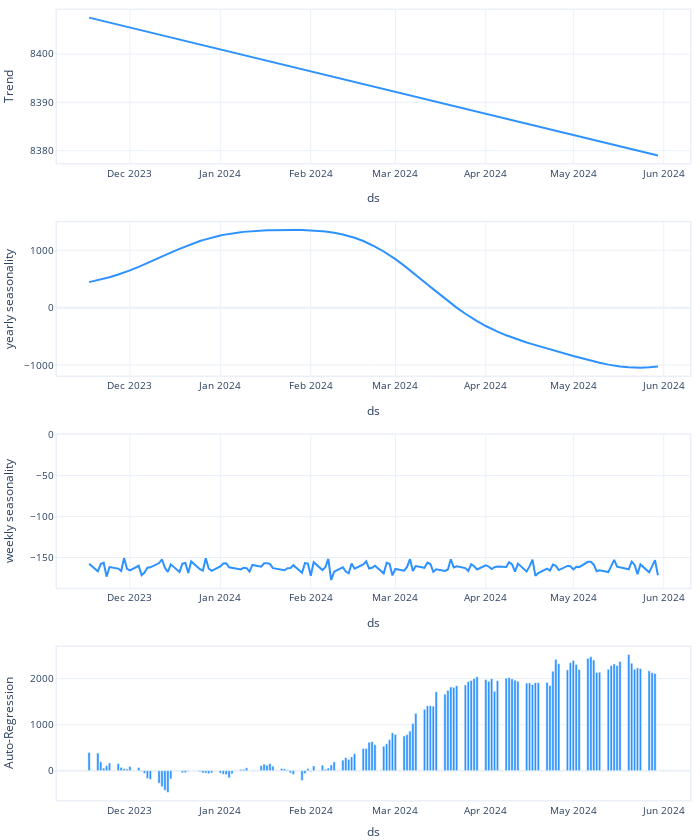

The code cell stored with this chart in its notebook:
### Code cell
np_model.plot_components(forecast2)

### Figure 1 — Plotly figure (JSON) as saved in the notebook; plotly's stock layout.template omitted (floating-point values rounded to 4 significant figures; data arrays with more than 128 entries replaced by an {"elided": "..."} marker saying what was removed)
{"data": [{"line": {"color": "#2d92ff", "width": 2}, "mode": "lines", "name": "Trend", "showlegend": false, "type": "scatter", "x": {"elided": "140 str values"}, "xaxis": "x", "y": {"elided": "140 float values"}, "yaxis": "y"}, {"line": {"color": "#2d92ff", "width": 2}, "mode": "lines", "name": "yearly seasonality", "showlegend": false, "type": "scatter", "x": {"elided": "140 str values"}, "xaxis": "x2", "y": {"elided": "140 float values"}, "yaxis": "y2"}, {"line": {"color": "#2d92ff", "width": 2}, "mode": "lines", "name": "weekly seasonality", "showlegend": false, "type": "scatter", "x": {"elided": "140 str values"}, "xaxis": "x3", "y": {"elided": "140 float values"}, "yaxis": "y3"}, {"marker": {"color": "#2d92ff"}, "name": "Auto-Regression", "opacity": 1, "showlegend": false, "type": "bar", "x": {"elided": "140 str values"}, "xaxis": "x4", "y": {"elided": "140 float values"}, "yaxis": "y4"}], "layout": {"autosize": true, "barmode": "overlay", "font": {"size": 10}, "height": 840, "hovermode": "x unified", "legend": {"traceorder": "reversed", "y": 0.1}, "margin": {"b": 0, "l": 0, "pad": 0, "r": 10, "t": 10}, "title": {"font": {"size": 12}}, "width": 700, "xaxis": {"anchor": "y", "domain": [0, 1], "linewidth": 1.5, "mirror": true, "range": ["2023-11-06T00:00:00", "2024-06-10T00:00:00"], "showline": true, "title": {"text": "ds"}, "type": "date"}, "xaxis2": {"anchor": "y2", "domain": [0, 1], "linewidth": 1.5, "mirror": true, "range": ["2023-11-06T00:00:00", "2024-06-10T00:00:00"], "showline": true, "title": {"text": "ds"}, "type": "date"}, "xaxis3": {"anchor": "y3", "domain": [0, 1], "linewidth": 1.5, "mirror": true, "range": ["2023-11-06T00:00:00", "2024-06-10T00:00:00"], "showline": true, "title": {"text": "ds"}, "type": "date"}, "xaxis4": {"anchor": "y4", "domain": [0, 1], "linewidth": 1.5, "mirror": true, "range": ["2023-11-06T00:00:00", "2024-06-10T00:00:00"], "showline": true, "title": {"text": "ds"}, "type": "date"}, "yaxis": {"anchor": "x", "domain": [0.8063, 1], "linewidth": 1.5, "mirror": true, "rangemode": "normal", "showline": true, "title": {"text": "Trend"}}, "yaxis2": {"anchor": "x2", "domain": [0.5375, 0.7312], "linewidth": 1.5, "mirror": true, "rangemode": "tozero", "showline": true, "title": {"text": "yearly seasonality"}}, "yaxis3": {"anchor": "x3", "domain": [0.2687, 0.4625], "linewidth": 1.5, "mirror": true, "rangemode": "tozero", "showline": true, "title": {"text": "weekly seasonality"}}, "yaxis4": {"anchor": "x4", "domain": [0, 0.1938], "linewidth": 1.5, "mirror": true, "rangemode": "tozero", "showline": true, "title": {"text": "Auto-Regression"}}}}
